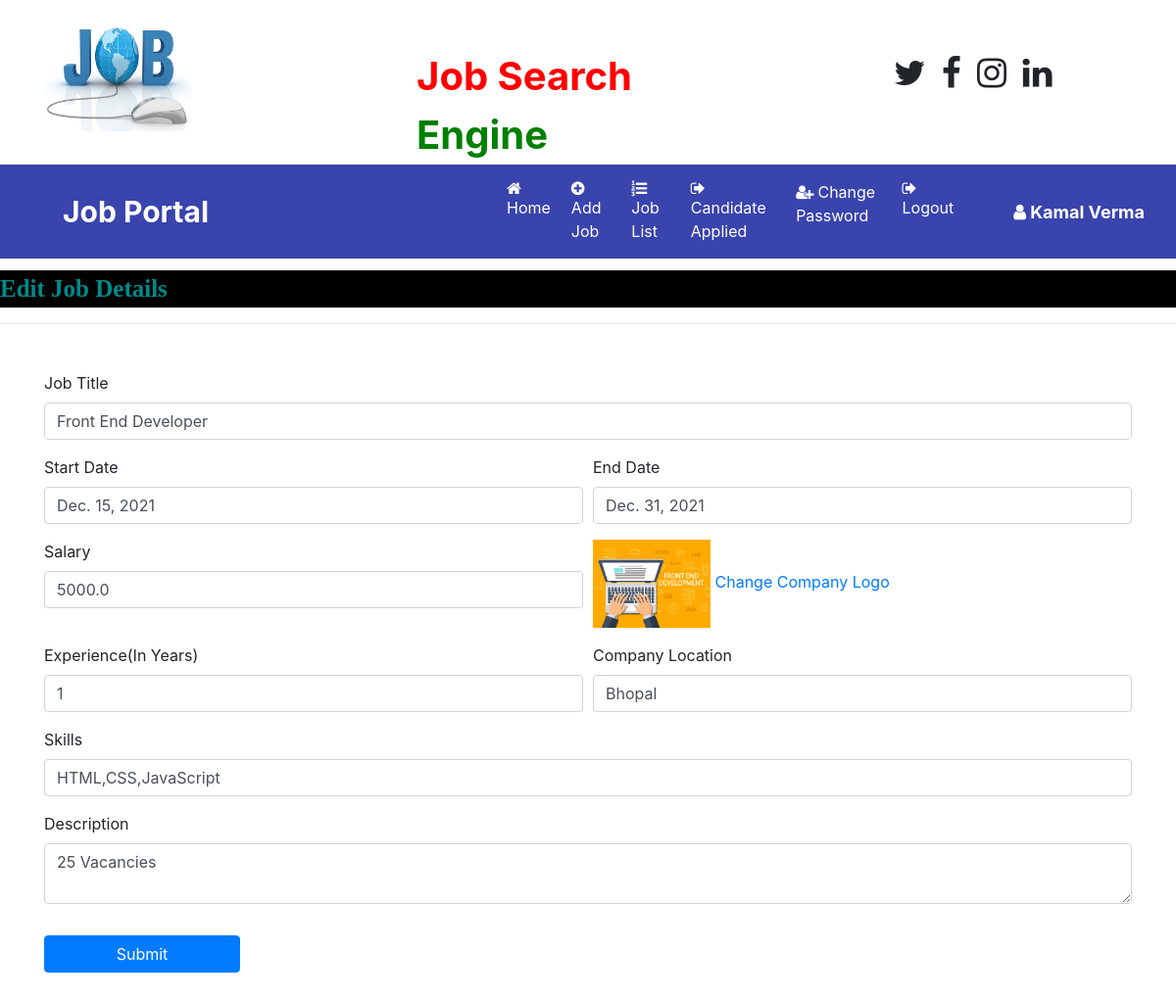
The page /edit_jobdetail/11 (signed in) on the database its author committed.
### job/models.py (models this page shows, shortened)
class Job(models.Model):
    recruiter = models.ForeignKey(Recruiter,on_delete=models.CASCADE)
    start_date = models.DateField()
    end_date = models.DateField()
    title = models.CharField(max_length=100)
    salary = models.FloatField(max_length=20)
    image = models.FileField()
    description = models.CharField(max_length=300)
    experience = models.CharField(max_length=50)
    location = models.CharField(max_length=100)
    skills = models.CharField(max_length=100)
    creationdate = models.DateField()

### job/views.py (the view, shortened to what this page needs)
# urls.py: path('edit_jobdetail/<int:pid>', edit_jobdetail, name="edit_jobdetail"),
def edit_jobdetail(request,pid):
    if not request.user.is_authenticated:
        return redirect('recruiter_login')
    error=""
    job = Job.objects.get(id=pid)
    d = {'error': error,'job': job}
    return render(request,'edit_jobdetail.html',d)

### job/templates/edit_jobdetail.html (shortened to what this page needs)
{% load static %}
{% block body %}
{% include 'recruiter_navigation.html' %}
<marquee style = "font-family: 'Monotype Corsive'; font-size: 25px ; color: darkcyan ; background-color: black; font-weight: bold; margin-top: 1%;">
    Edit Job Details
</marquee>
<hr>
<form class="container mt-5" method="post" enctype="multipart/form-data">
    <div class="form-row">
        <div class="form-group col-md-12">
            <label>Job Title</label>
            <input type="text" class="form-control" name="jobtitle" value="{{job.title}}" required>
        </div>
    </div>
     <div class="form-row">
        <div class="form-group col-md-6">
            <label>Start Date</label>
            <input type="text" class="form-control" name="startdate" value="{{job.start_date}}"  required>
        </div>
          <div class="form-group col-md-6">
            <label>End Date</label>
            <input type="text" class="form-control" name="enddate" value="{{job.end_date}}" required>
          </div>
    </div>
      <div class="form-row">
        <div class="form-group col-md-6">
            <label>Salary</label>
            <input type="text" class="form-control" name="salary" value="{{job.salary}}"  required>
        </div>
          <div class="form-group col-md-6">
           <img src="{{job.image.url}}" width="120" height="90"> <a href="{% url 'change_companylogo' job.id %}">Change Company Logo</a>
          </div>
      </div>
    <div class="form-row">
        <div class="form-group col-md-6">
            <label>Experience(In Years)</label>
            <input type="text" class="form-control" name="experience" value="{{job.experience}}" required>
        </div>
         <div class="form-group col-md-6">
            <label>Company Location</label>
            <input type="text" class="form-control" name="location" value="{{job.location}}" required>
         </div>
    </div>
      <div class="form-row">
        <div class="form-group col-md-12">
            <label>Skills</label>
            <input type="text" class="form-control" name="skills" value="{{job.skills}}" required>
        </div>
      </div>
      <div class="form-row">
        <div class="form-group col-md-12">
            <label>Description</label>
            <textarea class="form-control" name="description" required>{{job.description}}</textarea>
        </div>
      </div>
    <input type="submit" value="Submit" class="btn btn-primary my-3" style="width:200px">
</form>
{% endblock body %}

### job/templates/recruiter_navigation.html (shortened to what this page needs)
<html>
<head>
    {% load static %}
<link rel="stylesheet" href="https://maxcdn.bootstrapcdn.com/bootstrap/4.5.2/css/bootstrap.min.css">
    <link rel="stylesheet" href="https://cdnjs.cloudflare.com/ajax/libs/font-awesome/4.7.0/css/font-awesome.min.css">
</head>
<body>
<div class="container">
    <div class="row">
        <div class="col-sm-4 mt-4">
            <img src="{% static 'images/job1.jpg' %}" style="width:150px; height:110px">
        </div>
         <div class="col-sm-4 mt-5">
             <span style ="font-weight : bold ; font-size : 40px">
                  <span style = "color : red">Job Search</span>
                  <span style = "color : green">Engine</span>
             </span>
        </div>
         <div class="col-sm-4 mt-5" style ="padding-left : 10%">
                <span style="font-weight:bold ; font-size : 35px">
            <span><i class="fa fa-twitter pl-2"></i></span>
            <span><i class="fa fa-facebook pl-2"></i></span>
            <span><i class="fa fa-instagram pl-2"></i></span>
            <span><i class="fa fa-linkedin pl-2"></i></span>
        </span>
        </div>
    </div>
</div>
<nav class="navbar navbar-expand-sm" style="background-color : rgb(57, 68, 173)">
    <a class="navbar-brand text-white pl-5 font-weight-bold" style="font-size: 30px">Job Portal</a>
    <ul class="navbar-nav">
        <li class="nav-item">
            <a class="nav-link" href="{% url 'recruiter_home' %}" style="margin-left: 280px"><i class="fa fa-home mr-1"></i>Home</a>
        </li>
          <li class="nav-item">
            <a class="nav-link" href="{% url 'add_job' %}"><i class="fa fa-plus-circle mr-1"></i>Add Job</a>
        </li>
        <li class="nav-item">
            <a class="nav-link" href="{% url 'job_list' %}"><i class="fa fa-list-ol mr-1"></i>Job List</a>
        </li>
         <li class="nav-item">
            <a class="nav-link" href="{% url 'applied_candidatelist' %}"><i class="fa fa-sign-out mr-1"></i>Candidate Applied</a>
        </li>
        <li class="nav-item">
            <a class="nav-link" href="{% url 'change_passwordrecruiter' %}"><i class="fa fa-user-plus mr-1"></i>Change Password</a>
        </li>
        <li class="nav-item">
            <a class="nav-link" href="{% url 'Logout' %}"><i class="fa fa-sign-out mr-1"></i>Logout</a>
        </li>
    </ul>
 <a class="navbar-brand text-white pl-5 font-weight-bold" style="font-size: 18px"><i class="fa fa-user mr-1"></i>{{request.user.first_name}} {{request.user.last_name}}</a>
</nav>
</body>
</html>

### job/templates/recruiter_navigation.html (style rules this page uses)
.nav-link { color : white !important; margin-right : 5px; }

### rows shown on the page
Job: jobtitle "Front End Developer", startdate "Dec. 15, 2021", enddate "Dec. 31, 2021", salary "5000.0", image (picture), experience "1", location "Bhopal", skills "HTML,CSS,JavaScript", description "25 Vacancies"

### other values the page prints
{{ request.user.first_name }} "Kamal"
{{ request.user.last_name }} "Verma"
